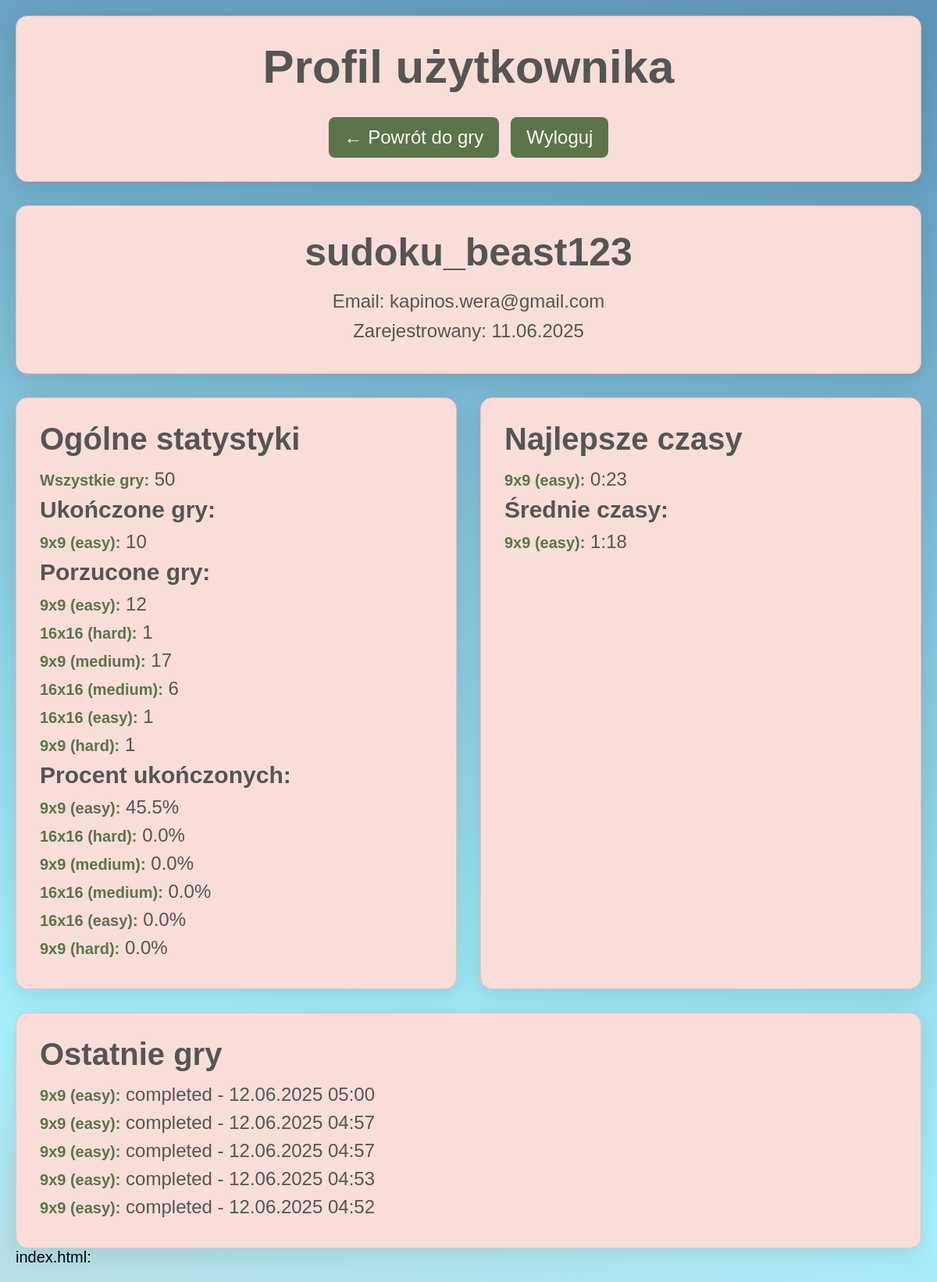
The page /profile (signed in) on the database as committed earlier.
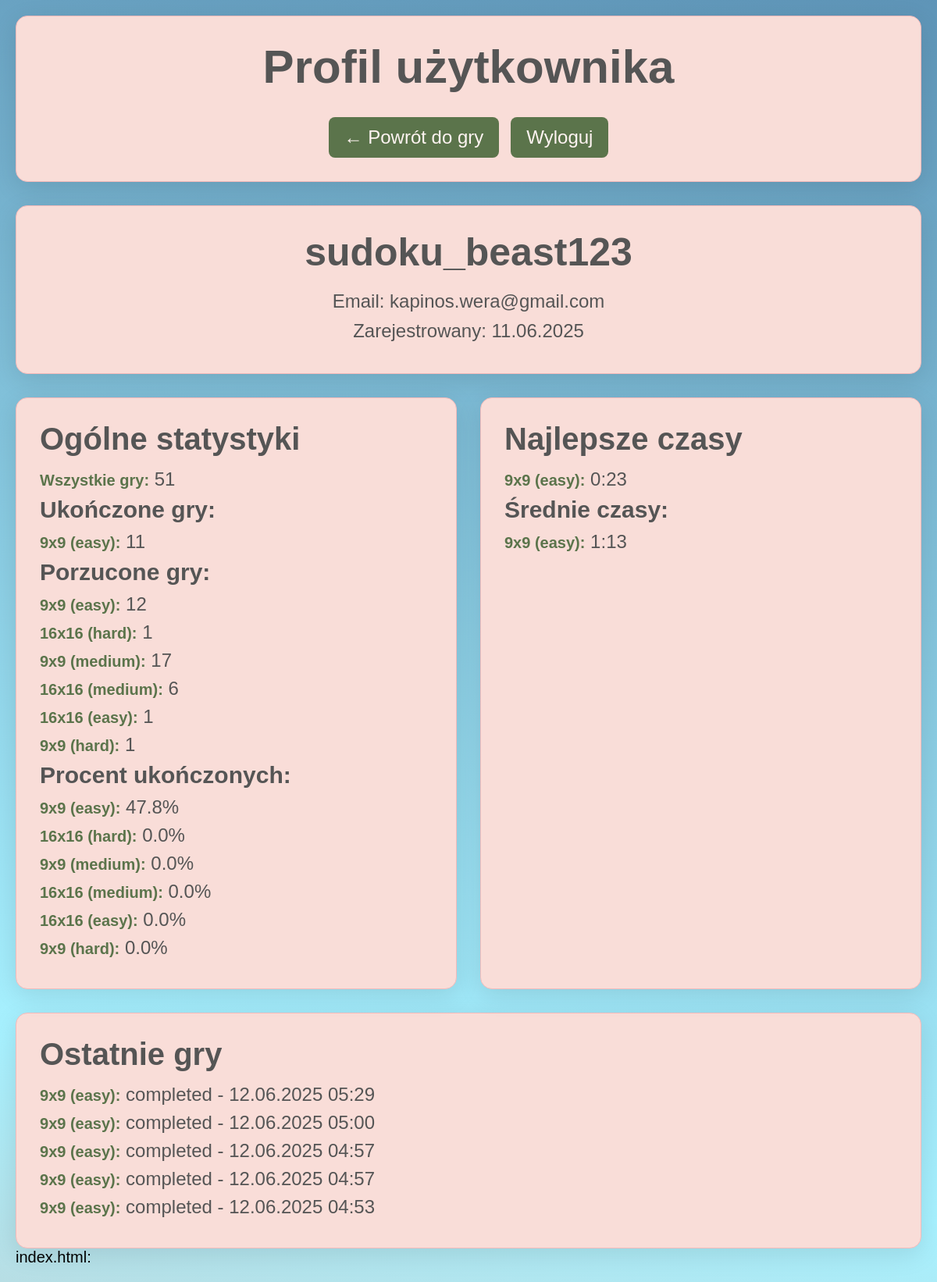
The same page on the database as committed later.
### app.py (models this page shows, shortened)
class User(db.Model):
    __tablename__ = 'users'
    id = db.Column(db.Integer, primary_key=True)
    username = db.Column(db.String(80), unique=True, nullable=False)
    email = db.Column(db.String(120), unique=True, nullable=False)
    password_hash = db.Column(db.String(128), nullable=False)
    created_at = db.Column(db.DateTime, default=datetime.utcnow)
    is_active = db.Column(db.Boolean, default=True)

class SudokuBestScore(db.Model):
    __tablename__ = 'sudoku_best_scores'
    id = db.Column(db.Integer, primary_key=True)
    user_id = db.Column(db.Integer, db.ForeignKey('users.id'), nullable=False)
    board_size = db.Column(db.Integer, nullable=False)
    difficulty = db.Column(db.String(20), nullable=False)
    best_time_seconds = db.Column(db.Integer, nullable=False)
    achieved_at = db.Column(db.DateTime, default=datetime.utcnow)
    game_id = db.Column(db.Integer, db.ForeignKey('sudoku_games.id'), nullable=True)
    user = db.relationship('User', backref=db.backref('best_scores', lazy=True))
    game = db.relationship('SudokuGame')
    __table_args__ = (db.UniqueConstraint('user_id', 'board_size', 'difficulty'),)

class SudokuGame(db.Model):
    __tablename__ = 'sudoku_games'
    id = db.Column(db.Integer, primary_key=True)
    user_id = db.Column(db.Integer, db.ForeignKey('users.id'), nullable=False)
    board_size = db.Column(db.Integer, nullable=False)
    difficulty = db.Column(db.String(20), nullable=False)
    status = db.Column(db.String(20), nullable=False, default='started')  # started, completed, abandoned, failed
    time_seconds = db.Column(db.Integer, nullable=True)  # NULL jeśli nie ukończono
    started_at = db.Column(db.DateTime, default=datetime.utcnow)
    finished_at = db.Column(db.DateTime, nullable=True)
    moves_count = db.Column(db.Integer, default=0)
    hints_used = db.Column(db.Integer, default=0)
    user = db.relationship('User', backref=db.backref('games', lazy=True))

### app.py (the view)
@app.route('/profile')
@login_required
def profile():
    user_id = session['user_id']
    user = User.query.get(user_id)
    total_games = SudokuGame.query.filter_by(user_id=user_id).count()
    game_stats = {}
    distinct_games = db.session.query(
        SudokuGame.board_size,
        SudokuGame.difficulty
    ).filter_by(user_id=user_id).distinct().all()
    for board_size, difficulty in distinct_games:
        category = f"{board_size}x{board_size} ({difficulty})"
        category_games = SudokuGame.query.filter_by(
            user_id=user_id,
            board_size=board_size,
            difficulty=difficulty
        )
        total_in_category = category_games.count()
        completed_in_category = category_games.filter_by(status='completed').count()
        abandoned_in_category = category_games.filter_by(status='abandoned').count()
        completed_games_with_time = category_games.filter(
            SudokuGame.status == 'completed',
            SudokuGame.time_seconds.isnot(None)
        ).all()
        avg_time_seconds = 0
        if completed_games_with_time:
            total_time = sum(game.time_seconds for game in completed_games_with_time)
            avg_time_seconds = total_time // len(completed_games_with_time)
        completion_rate = round(completed_in_category / total_in_category * 100, 1) if total_in_category > 0 else 0
        game_stats[category] = {
            'total': total_in_category,
            'completed': completed_in_category,
            'abandoned': abandoned_in_category,
            'completion_rate': completion_rate,
            'avg_time_minutes': avg_time_seconds // 60,
            'avg_time_seconds': avg_time_seconds % 60
        }
    best_scores = SudokuBestScore.query.filter_by(user_id=user_id).all()
    recent_games = SudokuGame.query.filter_by(user_id=user_id).order_by(SudokuGame.started_at.desc()).limit(5).all()
    return render_template('profile.html',
                         user=user,
                         total_games=total_games,
                         game_stats=game_stats,
                         best_scores=best_scores,
                         recent_games=recent_games)

### app.py (called while the page is built)
def login_required(f):
    from functools import wraps
    @wraps(f)
    def decorated_function(*args, **kwargs):
        if 'user_id' not in session:
            flash('Musisz być zalogowany żeby uzyskać dostęp do tej strony.', 'error')
            return redirect(url_for('login'))
        return f(*args, **kwargs)
    return decorated_function

### templates/profile.html (shortened to what this page needs)
<!DOCTYPE html>
<html lang="pl">
<head>
    <link rel="stylesheet" href="{{ url_for('static', filename='css/profilestyle.css') }}">
</head>
<body>
    <div class="container">
        <header>
            <h1>Profil użytkownika</h1>
            <nav>
                <a href="{{ url_for('index') }}">← Powrót do gry</a>
                <a href="{{ url_for('logout') }}">Wyloguj</a>
            </nav>
        </header>
        <div class="profile-info">
            <h2>{{ user.username }}</h2>
            <p>Email: {{ user.email }}</p>
            <p>Zarejestrowany: {{ user.created_at.strftime('%d.%m.%Y') }}</p>
        </div>
        <div class="stats-grid">
            <div class="stat-card">
                <h3>Ogólne statystyki</h3>
                <p><strong>Wszystkie gry:</strong> {{ total_games }}</p>
                <h4>Ukończone gry:</h4>
                {% if game_stats %}
                    {% for category, stats in game_stats.items() %}
                        {% if stats.completed > 0 %}
                            <p><strong>{{ category }}:</strong> {{ stats.completed }}</p>
                        {% endif %}
                    {% endfor %}
                {% else %}
                    <p>Brak ukończonych gier</p>
                {% endif %}
                <h4>Porzucone gry:</h4>
                {% if game_stats %}
                    {% for category, stats in game_stats.items() %}
                        {% if stats.abandoned > 0 %}
                            <p><strong>{{ category }}:</strong> {{ stats.abandoned }}</p>
                        {% endif %}
                    {% endfor %}
                {% else %}
                    <p>Brak porzuconych gier</p>
                {% endif %}
                <h4>Procent ukończonych:</h4>
                {% if game_stats %}
                    {% for category, stats in game_stats.items() %}
                        <p><strong>{{ category }}:</strong> {{ stats.completion_rate }}%</p>
                    {% endfor %}
                {% endif %}
            </div>
            <div class="stat-card">
                <h3>Najlepsze czasy</h3>
                {% if best_scores %}
                    {% for score in best_scores %}
                        <p><strong>{{ score.board_size }}x{{ score.board_size }} ({{ score.difficulty }}):</strong>
                           {{ score.best_time_seconds // 60 }}:{{ '%02d'|format(score.best_time_seconds % 60) }}</p>
                    {% endfor %}
                {% else %}
                    <p>Brak ukończonych gier</p>
                {% endif %}
                <h4>Średnie czasy:</h4>
                {% if game_stats %}
                    {% for category, stats in game_stats.items() %}
                        {% if stats.completed > 0 %}
                            <p><strong>{{ category }}:</strong> {{ stats.avg_time_minutes }}:{{ '%02d'|format(stats.avg_time_seconds % 60) }}</p>
                        {% endif %}
                    {% endfor %}
                {% endif %}
            </div>
        </div>
        {% if recent_games %}
        <div class="stat-card">
            <h3>Ostatnie gry</h3>
            {% for game in recent_games %}
                <p><strong>{{ game.board_size }}x{{ game.board_size }} ({{ game.difficulty }}):</strong>
                   {{ game.status }} - {{ game.started_at.strftime('%d.%m.%Y %H:%M') }}</p>
            {% endfor %}
        </div>
        {% endif %}
    </div>
</body>
</html>

### static/css/profilestyle.css (style rules this page uses)
* { font-size: 20px; margin: 0; padding: 0; box-sizing: border-box; }
body { font-family: "Dongle", "Comic Sans MS", sans-serif; min-height: 100vh; background: linear-gradient(11.21deg, #B8DDE3 -0.76%, #A7F1FF 16.78%, #5386AC 113.02%); margin: 0; padding: 20px; }
h1 { color: #555; margin-bottom: 1rem; font-size: 3rem; text-align: center; margin-bottom: 30px; }
h2 { color: #555; font-size: 2.5rem; text-align: center; margin-bottom: 20px; }
h3 { color: #555; font-size: 2rem; margin-bottom: 15px; }
h4 { color: #555; font-size: 1.5rem; margin-bottom: 10px; }
.container { max-width: 1200px; margin: 0 auto; }
header { background: #f9ddd8; border-radius: 15px; padding: 30px; margin-bottom: 30px; box-shadow: 0 8px 32px rgba(0, 0, 0, 0.1); border: 1px solid #f3baba; text-align: center; }
nav { display: flex; justify-content: center; gap: 15px; margin-top: 20px; }
nav a { background: #5b744b; color: #fff4f2; text-decoration: none; padding: 12px 20px; border-radius: 8px; font-size: 1.2rem; transition: background-color 0.3s ease; }
.profile-info { background: #f9ddd8; border-radius: 15px; padding: 30px; margin-bottom: 30px; box-shadow: 0 8px 32px rgba(0, 0, 0, 0.1); border: 1px solid #f3baba; text-align: center; }
.profile-info p { color: #555; font-size: 1.2rem; margin-bottom: 10px; }
.stats-grid { display: grid; grid-template-columns: repeat(auto-fit, minmax(400px, 1fr)); gap: 30px; margin-bottom: 30px; }
.stat-card { background: #f9ddd8; border-radius: 15px; padding: 30px; box-shadow: 0 8px 32px rgba(0, 0, 0, 0.1); border: 1px solid #f3baba; }
.stat-card p { color: #555; font-size: 1.2rem; margin-bottom: 8px; }
.stat-card strong { color: #5b744b; font-weight: bold; }
.stats-grid + .stat-card { background: #f9ddd8; border-radius: 15px; padding: 30px; box-shadow: 0 8px 32px rgba(0, 0, 0, 0.1); border: 1px solid #f3baba; }

Rows that differ between the two databases and show on the page:
no longer on this page (row unchanged): SudokuGame: board_size "9", difficulty "easy", status "completed", started_at "12.06.2025 04:52"
added SudokuGame: board_size "9", difficulty "easy", status "completed", started_at "12.06.2025 05:29"
Other text that changed with them:
{{ total_games }}: "50" → "51"
new list line: "9x9 (easy) : 11"
new list line: "9x9 (easy) : 47.8 %"
new list line: "9x9 (easy) : 1 : 13"
list line gone: "9x9 (easy) : 10"
list line gone: "9x9 (easy) : 45.5 %"
list line gone: "9x9 (easy) : 1 : 18"
